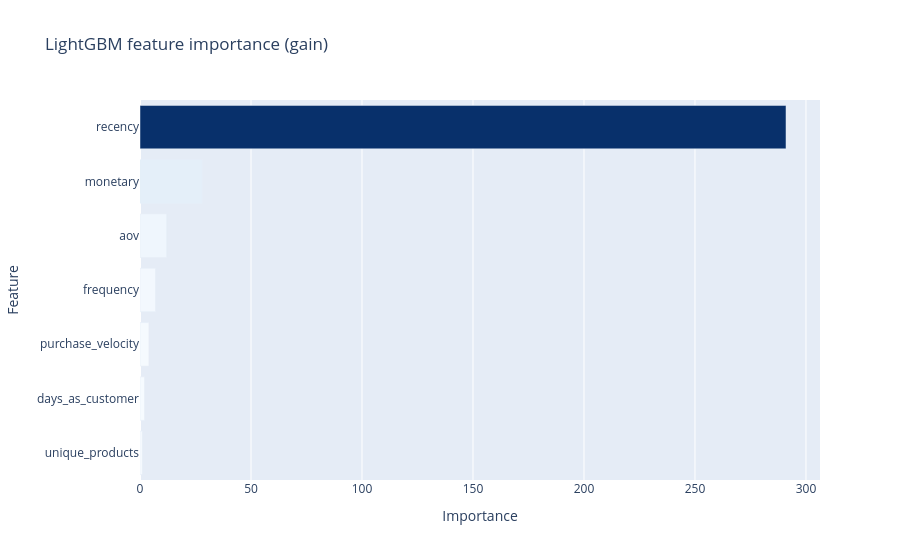

Notebook cell for this chart:
### Code cell
importance_df = pd.DataFrame({
    "feature":    FEATURE_COLS,
    "importance": final_model.feature_importances_,
}).sort_values("importance", ascending=True)

fig = px.bar(
    importance_df, x="importance", y="feature",
    orientation="h",
    title="LightGBM feature importance (gain)",
    labels={"importance": "Importance", "feature": "Feature"},
    color="importance",
    color_continuous_scale="Blues",
)
fig.update_layout(showlegend=False, coloraxis_showscale=False)
fig.show()

### Figure 1 — Plotly figure (JSON) as saved in the notebook; plotly's stock layout.template omitted (floating-point values rounded to 4 significant figures)
{"data": [{"hovertemplate": "Importance=%{marker.color}<br>Feature=%{y}<extra></extra>", "legendgroup": "", "marker": {"color": [1, 2, 4, 7, 12, 28, 291], "coloraxis": "coloraxis", "pattern": {"shape": ""}}, "name": "", "orientation": "h", "showlegend": false, "textposition": "auto", "type": "bar", "x": [1, 2, 4, 7, 12, 28, 291], "xaxis": "x", "y": ["unique_products", "days_as_customer", "purchase_velocity", "frequency", "aov", "monetary", "recency"], "yaxis": "y"}], "layout": {"barmode": "relative", "coloraxis": {"colorbar": {"title": {"text": "Importance"}}, "colorscale": [[0, "rgb(247,251,255)"], [0.125, "rgb(222,235,247)"], [0.25, "rgb(198,219,239)"], [0.375, "rgb(158,202,225)"], [0.5, "rgb(107,174,214)"], [0.625, "rgb(66,146,198)"], [0.75, "rgb(33,113,181)"], [0.875, "rgb(8,81,156)"], [1, "rgb(8,48,107)"]], "showscale": false}, "legend": {"tracegroupgap": 0}, "showlegend": false, "title": {"text": "LightGBM feature importance (gain)"}, "xaxis": {"anchor": "y", "domain": [0, 1], "title": {"text": "Importance"}}, "yaxis": {"anchor": "x", "domain": [0, 1], "title": {"text": "Feature"}}}}
